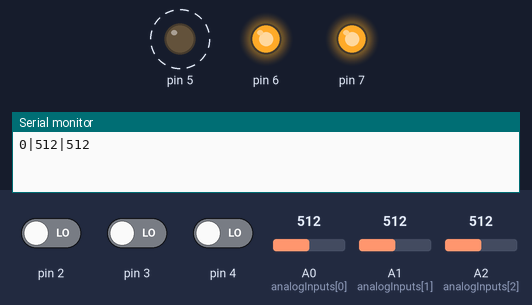
This sketch was run on a simulated Arduino Uno, built with avr-gcc and run on an emulated ATmega328P. Parts: output pins drawn as LEDs (lit = HIGH), the last lines printed to the serial monitor. Dashed ring = blinking. The inputs (shaded band) are chosen by the test bench; at power-on: pin 2 LOW, pin 3 LOW, pin 4 LOW, A0 (analogInputs[0]) = 512, A1 (analogInputs[1]) = 512, A2 (analogInputs[2]) = 512.

Above: at 0.91 s.
2.1 s: pin 2 driven HIGH
At 2.74 s:
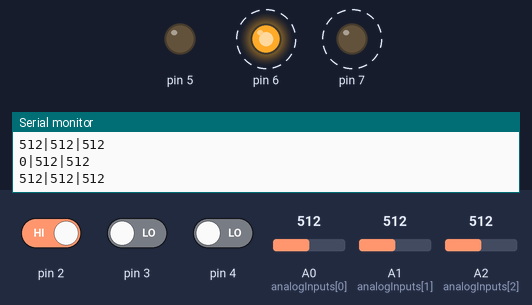
6.6 s: pin 2 driven LOW
At 7.26 s:
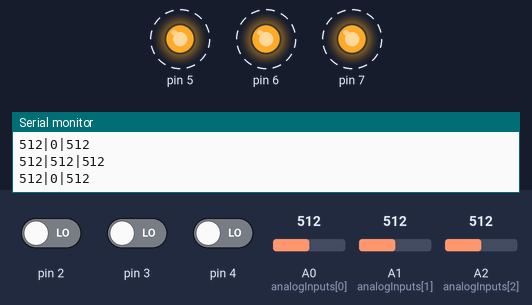
11.2 s: pin 3 driven HIGH
At 11.95 s:
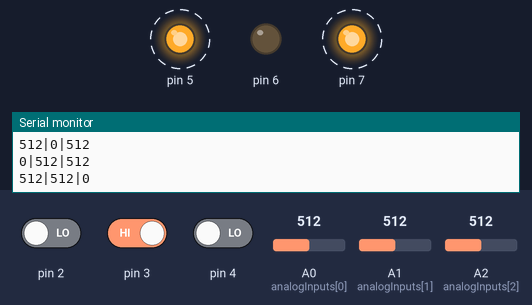
14.7 s: pin 3 driven LOW
At 15.03 s:
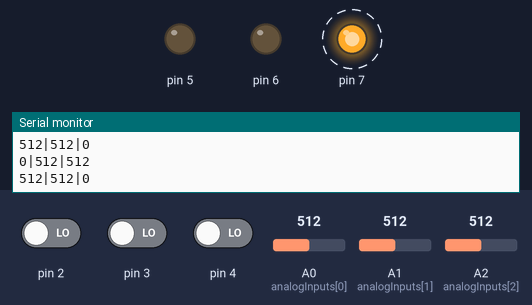
Timing chart, 0 to 19.2 s (numbered marks = the images above; inputs shaded):
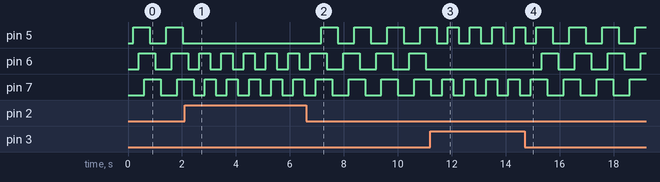

Measured:
- after the input at 2.1 s, pin 5: stops changing and stays LOW; pin 6: alternates HIGH for 0.41 s and LOW for 0.41 s, starting after 0.54 s; pin 7: alternates HIGH for 0.41 s and LOW for 0.41 s, starting after 0.74 s
- after the input at 6.6 s, pin 5: alternates HIGH for 0.61 s and LOW for 0.61 s, starting after 0.56 s; pin 6: alternates HIGH for 0.61 s and LOW for 0.61 s, starting after 0.76 s; pin 7: alternates HIGH for 0.61 s and LOW for 0.61 s, starting after 0.96 s
- after the input at 11.2 s, pin 5: alternates HIGH for 0.41 s and LOW for 0.41 s, starting after 0.65 s; pin 6: stops changing and stays LOW; pin 7: alternates HIGH for 0.41 s and LOW for 0.41 s, starting after 0.44 s
- after the input at 14.7 s, pin 6: alternates HIGH for 0.61 s and LOW for 0.61 s, starting after 0.64 s; pin 7: alternates HIGH for 0.61 s and LOW for 0.61 s, starting after 0.84 s
- by itself, pin 5: alternates HIGH for 0.61 s and LOW for 0.61 s

The sketch:

deej.ino
```cpp
const int NUM_SLIDERS = 3;
const int analogInputs[NUM_SLIDERS] = {A0, A1, A2};

int analogSliderValues[NUM_SLIDERS];
bool masterState, chromeState, discordState;

void setup()
{
  Serial.begin(9600);
  for (int i = 0; i < NUM_SLIDERS; i++)
  {
    pinMode(analogInputs[i], INPUT);
  }
  for (int i = 5; i <= 7; i++)
  {
    pinMode(i, OUTPUT);
  }
}

void loop()
{
  int masterBTN = digitalRead(2);
  int chromeBTN = digitalRead(3);
  int discordBTN = digitalRead(4);
  masterState = buttonState(masterBTN, masterState, 5);
  chromeState = buttonState(chromeBTN, chromeState, 6);
  discordState = buttonState(discordBTN, discordState, 7);
  updateSliderValues(masterState, chromeState, discordState);
  sendSliderValues(); // Actually send data (all the time)
  // printSliderValues(); // For debug
  delay(10);
}

bool buttonState(int btn, bool state, int led)
{
  if (btn == LOW)
  {
    delay(200);
    state = (state) ? false : true;
    digitalWrite(led, (state) ? HIGH : LOW);
  }
  return state;
}

void updateSliderValues(bool masterState, bool chromeState, bool discordState)
{
  if (masterState || chromeState || discordState)
  {
    if (masterState)
      setSliderValues(0, analogRead(analogInputs[1]), analogRead(analogInputs[2]));

    else if (chromeState)
      setSliderValues(analogRead(analogInputs[0]), 0, analogRead(analogInputs[2]));

    else if (discordState)
      setSliderValues(analogRead(analogInputs[0]), analogRead(analogInputs[1]), 0);
  }
  else
  {
    setSliderValues(analogRead(analogInputs[0]), analogRead(analogInputs[1]), analogRead(analogInputs[2]));
  }
}

void setSliderValues(int slider1, int slider2, int slider3)
{
  analogSliderValues[0] = slider1;
  analogSliderValues[1] = slider2;
  analogSliderValues[2] = slider3;
}

void sendSliderValues()
{
  String builtString = String("");

  for (int i = 0; i < NUM_SLIDERS; i++)
  {
    builtString += String((int)analogSliderValues[i]);

    if (i < NUM_SLIDERS - 1)
    {
      builtString += String("|");
    }
  }

  Serial.println(builtString);
}

// void printSliderValues()
// {
//   for (int i = 0; i < NUM_SLIDERS; i++)
//   {
//     String printedString = String("Slider #") + String(i + 1) + String(": ") + String(analogSliderValues[i]) + String(" mV");
//     Serial.write(printedString.c_str());

//     if (i < NUM_SLIDERS - 1)
//     {
//       Serial.write(" | ");
//     }
//     else
//     {
//       Serial.write("\n");
//     }
//   }
// }
```
